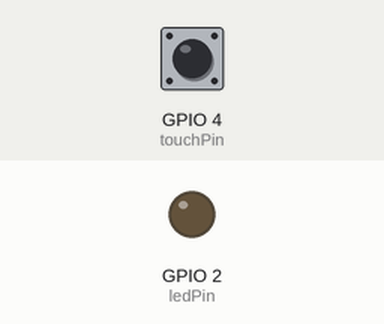
The sketch below on a simulated ESP32. Shown: output pins drawn as LEDs (lit = HIGH). The inputs (shaded band) are chosen by the test bench; at power-on: GPIO 4 (touchPin) HIGH. What the sketch prints to the serial monitor is not drawn.

Above: at 0.15 s.
At 39.76 s:
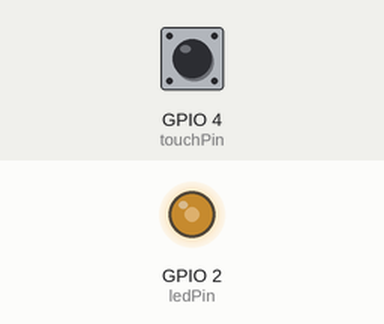
Timing chart, 0 to 40.0 s (numbered marks = the images above):
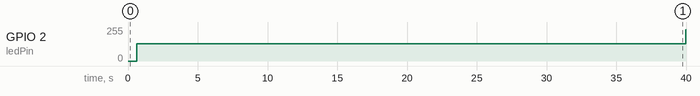

The sketch:

ex05.ino
```cpp
// ex05 - Touch-controlled multi-speed breathing light

const int touchPin = T0;  // ESP32 touch channel T0 (GPIO4 on most boards)
const int ledPin = 2;     // Onboard LED

const int touchThreshold = 300;
const unsigned long debounceDelay = 50;

const int maxLevel = 3;
const int stepSizes[maxLevel] = {1, 3, 6};

bool lastRawTouchState = false;
bool stableTouchState = false;
unsigned long lastDebounceTime = 0;

int currentLevel = 0;   // 0, 1, 2 -> levels 1, 2, 3
int brightness = 0;
int direction = 1;

void setup() {
	Serial.begin(115200);
	pinMode(ledPin, OUTPUT);

	int initialTouchValue = touchRead(touchPin);
	stableTouchState = (initialTouchValue < touchThreshold);
	lastRawTouchState = stableTouchState;

	ledcAttach(ledPin, 5000, 8);
	ledcWrite(ledPin, 0);

	Serial.println("ex05 touch breathing light ready");
	Serial.print("Initial touch value: ");
	Serial.println(initialTouchValue);
}

void loop() {
	int touchValue = touchRead(touchPin);
	bool rawTouchState = (touchValue < touchThreshold);

	if (rawTouchState != lastRawTouchState) {
		lastDebounceTime = millis();
		lastRawTouchState = rawTouchState;
	}

	if ((millis() - lastDebounceTime) > debounceDelay) {
		if (rawTouchState != stableTouchState) {
			bool previousStableTouchState = stableTouchState;
			stableTouchState = rawTouchState;

			if (stableTouchState && !previousStableTouchState) {
				currentLevel = (currentLevel + 1) % maxLevel;
				Serial.print("Speed level changed to: ");
				Serial.println(currentLevel + 1);
			}
		}
	}

	int step = stepSizes[currentLevel];
	brightness += direction * step;

	if (brightness >= 255) {
		brightness = 255;
		direction = -1;
	} else if (brightness <= 0) {
		brightness = 0;
		direction = 1;
	}

	ledcWrite(ledPin, brightness);
	delay(5);
}
```

Measured:
- by itself, GPIO 2 (ledPin): 0/255 → 128/255 at 0.64 s, → 233/255 39.4 s later
